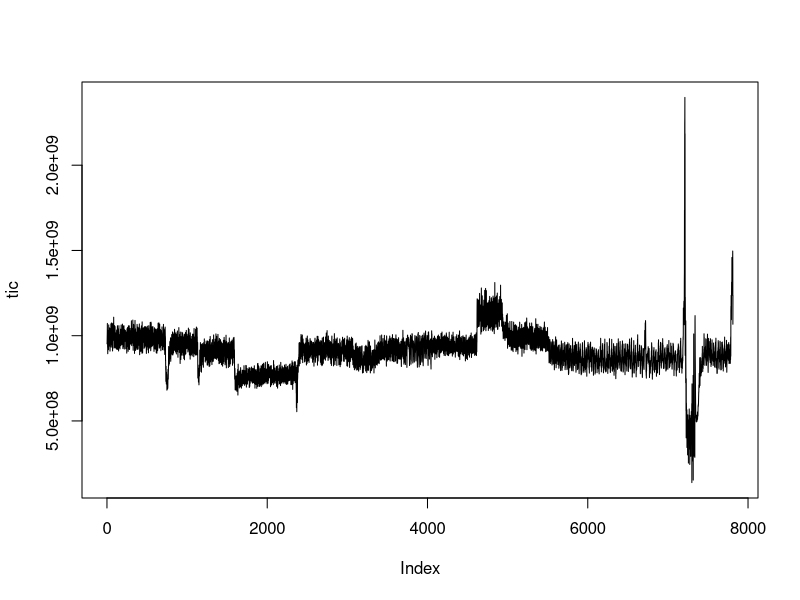
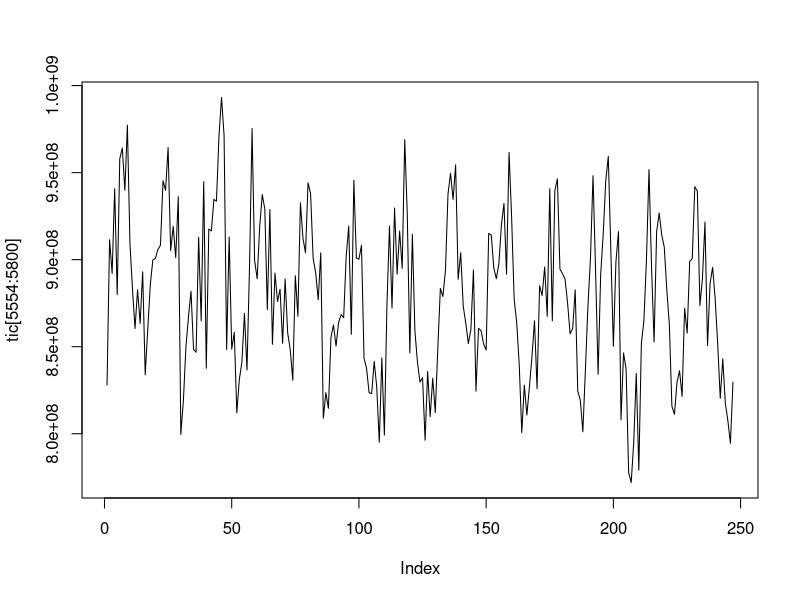
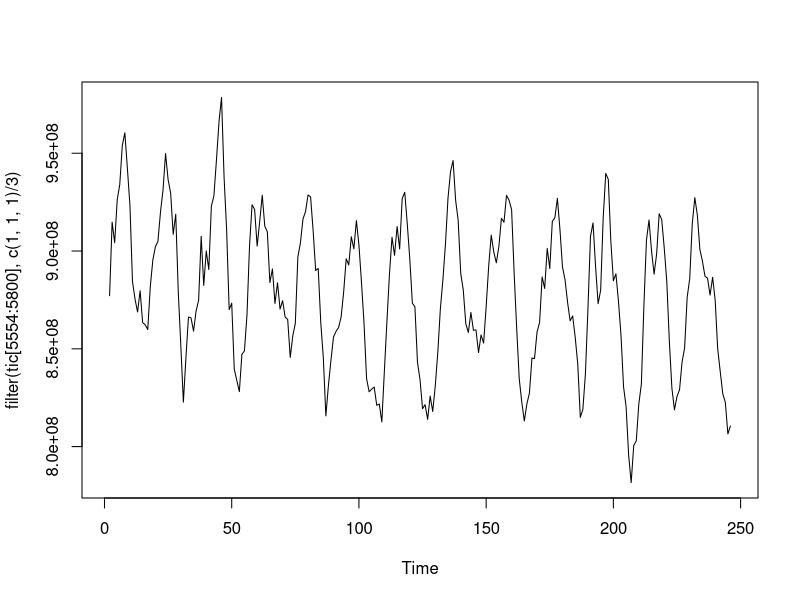
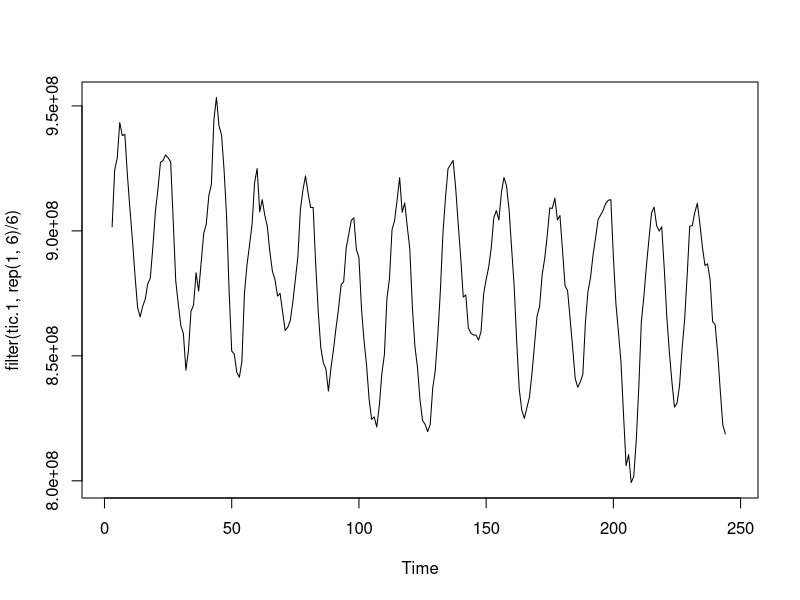
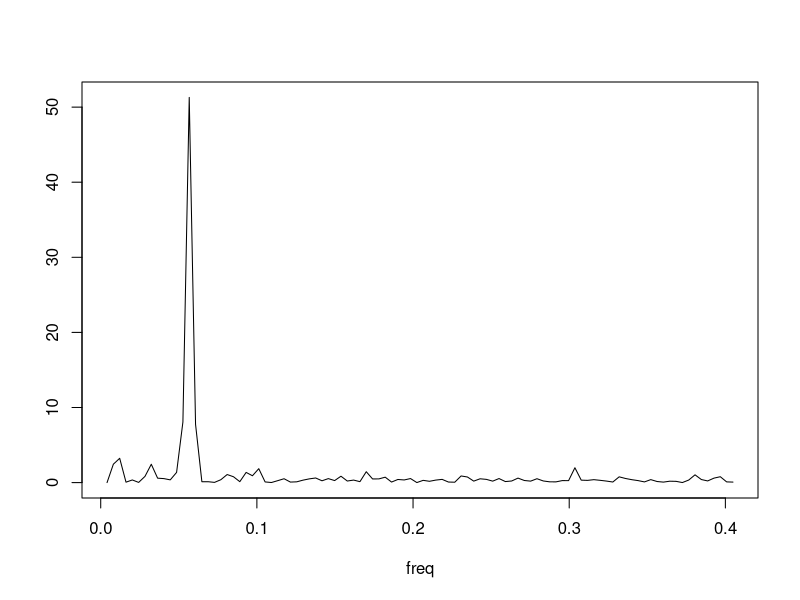

These figures' R source, in order: (Note: this script raises an error after producing the figures.)
## ---- chunk 1
tic = unname(unlist(read.csv("infusion1.tic.csv", header=F)))
plot(tic, type="l")
plot(tic[5554:5800], type="l")
plot(filter(tic[5554:5800], c(1,1,1)/3), type="l")
## ---- chunk 2
seg = read.csv("segments.csv")
seg
## ---- chunk 3
tic.1 = tic[5554:5800]
plot(filter(tic.1, rep(1,6)/6), type="l")

ff = fft(scale(tic.1))
periodogram = cbind(
  freq = 1:length(ff)/length(ff),
  ff = abs(ff)^2/length(ff)
  )
plot(periodogram[1:100,], type="l")

best = periodogram[which.max(periodogram[,2]),]
1/best[1]
freq = 1/best[1]
## ---- chunk 4

find.freq = function(x) {
  
  ff = fft(scale(x))
  periodogram = cbind(
    freq = 1:length(ff)/length(ff),
    ff = abs(ff)^2/length(ff)
    )

  1/periodogram[which.max(periodogram[,2]),1]
  }

## ---- chunk 5
tic.l = lapply(seq(nrow(seg)), function(i) {
  s = seg[i,"start"]+10
  d = diff(seg[,"start"])[i]-100
  d[d>200] = 200
  d[is.na(d)] = 200

  as.numeric(na.omit(filter(tic[s:(s+d)], rep(1,3)/3)))
  #as.numeric(tic[s:(s+d)])
  })

freq.l = lapply(tic.l, find.freq)

seg = cbind(seg, freq = unlist(freq.l))
seg
## ---- chunk 6
theme_nate <- function(base_size = 16, base_family = "Arial")
{
  windowsFonts(Arial=windowsFont("TT Arial"))
  theme_grey(base_size = base_size, base_family = base_family) %+replace%
    theme(
      strip.background = element_rect(fill="grey95", colour="grey95"), 
      strip.text = element_text(base_size*0.9, family=base_family, face="plain", colour=NULL),
      panel.background = element_blank(),
      legend.position="top",
      plot.title = element_text(size = rel(1.2), family=base_family),
      axis.title.y = element_text(vjust=1, angle=90)
    )
}

## ---- chunk 7
library(ggplot2)

df = reshape2::melt(lapply(tic.l, lapply, c))
df$L1 = factor(df$L1, labels = seg[,"label"])
colnames(df)[3] = "label"

ggplot() +
  geom_line(data=df, aes(y = value, x= L2, group = label)) +
  facet_wrap(~label, scales = "free_y", ncol=2) + theme_nate(12) + geom_text(data = seg, aes(x = 50, y= 1.3E9, group = NULL, label=paste(sep="", "Frequency: ", round(freq,1))))
## ---- chunk 8
gauss<-dnorm(seq(-4,4,.01), 0,1)
plot(gauss)

peak.scan.l = c(5, 10, 20, 50, 100)
tic.dist = tic.l[[5]]
tic.mean = mean(tic.dist)

samples = lapply(peak.scan.l, function(scs) {
  sapply(1:1000, function(i) {
    gs = gauss[round(seq(1, length(gauss), by = length(gauss)/scs))]
    measurements = sample(tic.dist, length(gs))
    
    err = sum(gs * measurements)
    ideal = sum(gs * tic.mean)
    
    (err-ideal)/ideal
    })
  })

df = reshape2::melt(samples)
colnames(df) = c("percent.error", "peak.scans")
df$peak.scans = factor(df$peak.scans, labels = as.character(peak.scan.l))

ggplot(df, aes(x = percent.error, fill = peak.scans)) + geom_histogram() + facet_grid(peak.scans~.) + theme_nate(12) + ggtitle("Additional error due to random sampling of oscillating signal.")
## ---- chunk 9
tic.s = tic.l[[5]]
plot(tic.s, type="l")
plot(tic.s[seq(1, length(tic.s), 10)], type="l")
